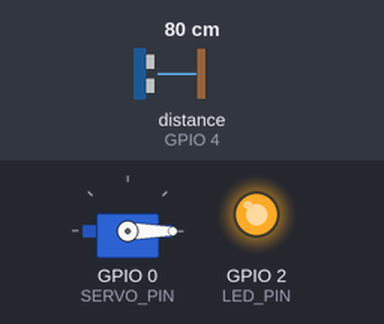
Bench run of a sketch on a simulated ESP8266 (Wemos D1 mini). Shown: servo, output pins drawn as LEDs (lit = HIGH). Wiring (inferred from the names in the program): ultrasonic range finder: trigger GPIO 5; echo GPIO 4. The inputs (shaded band) are chosen by the test bench; at power-on: distance to the obstacle (sensor on GPIO 4) 80 cm. The echo pulse lasts 58.3 µs per cm; WiFi joins after 1.5 s; servers stay silent unless stated; uploads are accepted with an empty reply; pins used as bus, display or sensor lines are not drawn; what the sketch prints to the serial monitor is not drawn.

Above: at 2.8 s.
2.9 s: distance to the obstacle (sensor on GPIO 4) set to 12 cm
5.9 s: distance to the obstacle (sensor on GPIO 4) set to 9 cm
At 8.4 s:
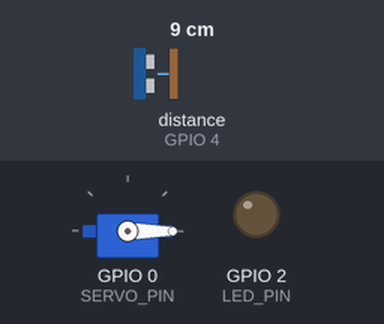
Timing chart, 0 to 9.9 s (numbered marks = the images above; inputs shaded):
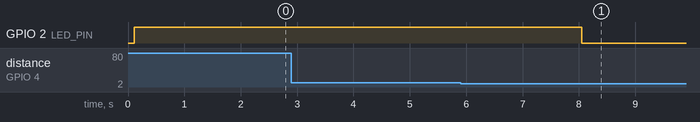

The sketch:

esp8266_trigger.ino
```cpp
/**
 * ============================================================
 *  ESP8266 — SmartPark IoT Gateway v2.1 (v4.0 compatible)
 * ============================================================
 *  Phần cứng:
 *    - NodeMCU / Wemos D1 Mini (ESP8266)
 *    - Cảm biến siêu âm HC-SR04
 *    - Servo Motor SG90 (điều khiển barrier)
 *
 *  Kết nối chân:
 *    HC-SR04  ->  ESP8266
 *    VCC      ->  5V (qua breadboard)
 *    GND      ->  GND
 *    TRIG     ->  D1 (GPIO5)
 *    ECHO     ->  D2 (GPIO4)
 *
 *    Servo    ->  ESP8266
 *    Signal   ->  D3 (GPIO0)
 *    VCC      ->  5V
 *    GND      ->  GND
 *
 *  Thư viện cần cài (Arduino Library Manager):
 *    - ESP8266WiFi       (tích hợp sẵn)
 *    - ESP8266HTTPClient (tích hợp sẵn)
 *    - ArduinoJson       (v6.x)
 *    - Servo             (tích hợp sẵn)
 *
 *  Luồng hoạt động:
 *    1. Đọc cảm biến mỗi MEASURE_INTERVAL ms (non-blocking với millis)
 *    2. Nếu distance < DETECT_THRESHOLD trong CONFIRM_DURATION ms liên tiếp → trigger
 *    3. POST /api/v1/entry-request đến FastAPI server
 *    4. Parse JSON response:
 *         action="OPEN"  → openBarrier() → servo 90° trong BARRIER_OPEN_MS → tự đóng 0°
 *         action="DENY"  → Serial log, không làm gì
 *    5. Tự đóng barrier trong loop() dùng millis() — NON-BLOCKING
 *
 *  Thay đổi v2.1:
 *    - Thêm hằng số rõ ràng: SERVO_OPEN_ANGLE, SERVO_CLOSE_ANGLE
 *    - Cải thiện Serial Debug: in đầy đủ giai đoạn OPEN → HOLD → CLOSE
 *    - In stage từ WebSocket response (stage field nếu có)
 * ============================================================
 */

#include <ESP8266WiFi.h>
#include <ESP8266HTTPClient.h>
#include <ArduinoJson.h>
#include <WiFiClient.h>
#include <Servo.h>

// ─── CẤU HÌNH MẠNG ───────────────────────────────────────────────────────────
const char* WIFI_SSID   = "Long";
const char* WIFI_PASS   = "long12345";
const char* SERVER_IP   = "192.168.137.1";   // IP máy tính (FastAPI server)
const int   SERVER_PORT = 8000;

// ─── CHÂN PHẦN CỨNG ──────────────────────────────────────────────────────────
const int TRIG_PIN  = 5;    // D1 (GPIO5) — HC-SR04 Trigger
const int ECHO_PIN  = 4;    // D2 (GPIO4) — HC-SR04 Echo
const int SERVO_PIN = 0;    // D3 (GPIO0) — Servo Signal
const int LED_PIN   = 2;    // LED onboard (active LOW)

// ─── GÓC SERVO ────────────────────────────────────────────────────────────────
// v2.1: Định nghĩa hằng số góc rõ ràng thay vì magic numbers
const int SERVO_OPEN_ANGLE  = 90;   // Góc MỞ barrier (90 độ)
const int SERVO_CLOSE_ANGLE = 0;    // Góc ĐÓNG barrier (0 độ)

// ─── NGƯỠNG & THỜI GIAN ──────────────────────────────────────────────────────
const float DETECT_THRESHOLD = 10.0;    // cm — ngưỡng phát hiện xe
const int   CONFIRM_DURATION = 2000;    // ms — thời gian giữ để xác nhận (chống nhiễu)
const int   MEASURE_INTERVAL = 200;     // ms — chu kỳ đo cảm biến (5 Hz)
const int   COOLDOWN_MS      = 10000;   // ms — cooldown sau mỗi trigger
const int   HTTP_TIMEOUT_MS  = 20000;   // ms — timeout HTTP (đủ cho voting 7 frame ~12s)
const int   BARRIER_OPEN_MS  = 3000;    // ms — thời gian giữ barrier mở trước khi tự đóng

// ─── BIẾN TRẠNG THÁI ─────────────────────────────────────────────────────────
Servo barrierServo;

unsigned long lastMeasureTime    = 0;
unsigned long lastTriggerTime    = 0;
unsigned long detectionStartTime = 0;
unsigned long barrierOpenTime    = 0;

bool isDetecting  = false;    // Đang trong quá trình xác nhận xe
bool barrierOpen  = false;    // Trạng thái barrier hiện tại
bool isSending    = false;    // Đang gửi HTTP request (block sensor loop)

// ─── SETUP ───────────────────────────────────────────────────────────────────
void setup() {
  Serial.begin(115200);
  delay(100);
  Serial.println("\n\n============================================");
  Serial.println("  SmartPark ESP8266 Gateway v2.1");
  Serial.println("  Compatible with SmartPark Backend v4.0");
  Serial.println("============================================");

  // Khởi tạo chân HC-SR04
  pinMode(TRIG_PIN, OUTPUT);
  pinMode(ECHO_PIN, INPUT);
  digitalWrite(TRIG_PIN, LOW);

  // LED debug (active LOW)
  pinMode(LED_PIN, OUTPUT);
  digitalWrite(LED_PIN, HIGH);   // Tắt LED ban đầu

  // Khởi tạo Servo — đặt về vị trí đóng
  barrierServo.attach(SERVO_PIN);
  barrierServo.write(SERVO_CLOSE_ANGLE);
  Serial.printf("[SERVO] Khởi tạo: đặt về CLOSE (%d°)\n", SERVO_CLOSE_ANGLE);

  // Kết nối WiFi
  connectWiFi();
  Serial.printf("[WiFi] RSSI: %d dBm\n", WiFi.RSSI());
  Serial.printf("[CONFIG] Server: http://%s:%d\n", SERVER_IP, SERVER_PORT);
  Serial.printf("[CONFIG] Detect threshold: %.1f cm\n", DETECT_THRESHOLD);
  Serial.printf("[CONFIG] Confirm duration: %d ms\n", CONFIRM_DURATION);
  Serial.printf("[CONFIG] HTTP timeout: %d ms\n", HTTP_TIMEOUT_MS);
  Serial.printf("[CONFIG] Barrier open: %d ms\n", BARRIER_OPEN_MS);
  Serial.println("============================================\n");
}

// ─── LOOP (NON-BLOCKING) ─────────────────────────────────────────────────────
void loop() {
  unsigned long now = millis();

  // 1. Kiểm tra kết nối WiFi
  if (WiFi.status() != WL_CONNECTED) {
    Serial.println("[WiFi] Mất kết nối — đang thử lại...");
    connectWiFi();
    delay(1000);
    return;
  }

  // 2. Tự đóng barrier sau BARRIER_OPEN_MS — NON-BLOCKING (dùng millis)
  //    Đây là cơ chế an toàn: barrier luôn tự đóng mà không làm treo chip
  if (barrierOpen && (now - barrierOpenTime >= (unsigned long)BARRIER_OPEN_MS)) {
    barrierServo.write(SERVO_CLOSE_ANGLE);
    barrierOpen = false;
    Serial.printf(
      "[BARRIER] ⬇ AUTO-CLOSE — Barrier đóng về %d° sau %d ms\n",
      SERVO_CLOSE_ANGLE, BARRIER_OPEN_MS
    );
    digitalWrite(LED_PIN, HIGH);   // Tắt LED sau khi đóng
  }

  // 3. Bỏ qua vòng lặp nếu đang gửi HTTP hoặc trong cooldown
  if (isSending) {
    delay(50);
    return;
  }
  if (lastTriggerTime != 0 && (now - lastTriggerTime < (unsigned long)COOLDOWN_MS)) {
    unsigned long remaining = COOLDOWN_MS - (now - lastTriggerTime);
    // Chỉ in cảnh báo 1 lần mỗi giây để không spam Serial
    static unsigned long lastCooldownLog = 0;
    if (now - lastCooldownLog >= 1000) {
      Serial.printf("[COOLDOWN] Còn %lu ms\n", remaining);
      lastCooldownLog = now;
    }
    delay(50);
    return;
  }

  // 4. Đo cảm biến theo chu kỳ MEASURE_INTERVAL
  if (now - lastMeasureTime < (unsigned long)MEASURE_INTERVAL) return;
  lastMeasureTime = now;

  float distance = measureDistance();
  if (distance > 0) {
    Serial.printf("[SENSOR] HC-SR04: %.1f cm\n", distance);
  }

  // 5. Logic xác nhận 2 giây (chống nhiễu cảm biến)
  if (distance > 0 && distance < DETECT_THRESHOLD) {
    if (!isDetecting) {
      // Bắt đầu đếm thời gian xác nhận
      isDetecting = true;
      detectionStartTime = now;
      Serial.printf(
        "[DETECT] Phát hiện vật thể %.1f cm < %.1f cm — đếm xác nhận...\n",
        distance, DETECT_THRESHOLD
      );
    } else {
      // Kiểm tra đã giữ đủ CONFIRM_DURATION chưa
      unsigned long held = now - detectionStartTime;
      if (held >= (unsigned long)CONFIRM_DURATION) {
        Serial.printf(
          "\n[TRIGGER!] ✅ Xe xác nhận sau %lu ms — gửi trigger đến server!\n",
          held
        );
        sendTrigger(distance);
        lastTriggerTime = millis();
        isDetecting = false;
      }
    }
  } else {
    // Vật thể rời khỏi vùng phát hiện → reset bộ đếm
    if (isDetecting) {
      Serial.println("[DETECT] Vật thể rời đi — reset bộ đếm xác nhận");
    }
    isDetecting = false;
    detectionStartTime = 0;
  }
}

// ─── ĐO KHOẢNG CÁCH HC-SR04 ──────────────────────────────────────────────────
float measureDistance() {
  // Gửi xung Trigger 10µs
  digitalWrite(TRIG_PIN, LOW);
  delayMicroseconds(2);
  digitalWrite(TRIG_PIN, HIGH);
  delayMicroseconds(10);
  digitalWrite(TRIG_PIN, LOW);

  // Đo thời gian Echo (timeout 30ms = tối đa ~5m)
  long duration = pulseIn(ECHO_PIN, HIGH, 30000);
  if (duration == 0) return -1;   // Timeout → không có tín hiệu
  return duration * 0.01715f;     // Chuyển sang cm (34300 cm/s / 2)
}

// ─── GỬI HTTP TRIGGER ─────────────────────────────────────────────────────────
void sendTrigger(float distance) {
  if (WiFi.status() != WL_CONNECTED) {
    Serial.println("[HTTP] Không có WiFi — bỏ qua trigger");
    return;
  }

  isSending = true;
  digitalWrite(LED_PIN, LOW);   // Bật LED báo hiệu đang xử lý

  WiFiClient client;
  HTTPClient http;

  String url = String("http://") + SERVER_IP + ":" + SERVER_PORT + "/api/v1/entry-request";
  Serial.println("[HTTP] ─────────────────────────────────────────");
  Serial.printf("[HTTP] POST %s\n", url.c_str());
  Serial.printf("[HTTP] Payload: {distance=%.1f cm, device=esp8266_gate_v2}\n", distance);
  Serial.printf("[HTTP] Timeout: %d ms (đủ cho voting 7 frame)\n", HTTP_TIMEOUT_MS);

  http.begin(client, url);
  http.addHeader("Content-Type", "application/json");
  http.setTimeout(HTTP_TIMEOUT_MS);

  // Build JSON body theo EntryRequest schema
  StaticJsonDocument<256> doc;
  doc["distance"]  = distance;
  doc["device_id"] = "esp8266_gate_v2";
  doc["threshold"] = DETECT_THRESHOLD;
  String body;
  serializeJson(doc, body);

  int httpCode = http.POST(body);

  if (httpCode > 0) {
    String response = http.getString();
    Serial.printf("[HTTP] Response %d: %s\n", httpCode, response.c_str());

    // Parse JSON response từ backend
    StaticJsonDocument<512> resp;
    DeserializationError err = deserializeJson(resp, response);

    if (!err && httpCode == 200) {
      const char* action       = resp["action"] | "DENY";
      const char* plate        = resp["plate"]  | "N/A";
      const char* owner        = resp["owner"]  | "Xe lạ";
      const char* trang_thai   = resp["trang_thai"] | "N/A";
      float       proc_ms      = resp["processing_ms"] | 0.0f;

      Serial.println("[HTTP] ─────────────────────────────────────────");
      Serial.printf("[RESULT] Action     : %s\n", action);
      Serial.printf("[RESULT] Biển số    : %s\n", plate);
      Serial.printf("[RESULT] Chủ xe     : %s\n", owner);
      Serial.printf("[RESULT] Trạng thái : %s\n", trang_thai);
      Serial.printf("[RESULT] Thời gian AI: %.0f ms\n", proc_ms);
      Serial.println("[HTTP] ─────────────────────────────────────────");

      if (strcmp(action, "OPEN") == 0) {
        openBarrier();
      } else {
        Serial.println("[BARRIER] 🔒 DENY — Không mở cổng");
      }
    } else {
      Serial.printf("[HTTP] ❌ Parse error hoặc lỗi response: %s\n", err.c_str());
    }
  } else {
    Serial.printf("[HTTP] ❌ Kết nối thất bại: %s\n", http.errorToString(httpCode).c_str());
  }

  http.end();
  isSending = false;
  // LED sẽ tắt khi barrier đóng lại (trong loop)
}

// ─── MỞ BARRIER ──────────────────────────────────────────────────────────────
void openBarrier() {
  Serial.println("[BARRIER] ─────────────────────────────────────────");
  Serial.printf("[BARRIER] ⬆ OPEN  — Servo quay %d° (mở barrier)\n", SERVO_OPEN_ANGLE);
  barrierServo.write(SERVO_OPEN_ANGLE);
  barrierOpen = true;
  barrierOpenTime = millis();
  Serial.printf("[BARRIER] ⏳ HOLD  — Giữ mở trong %d ms\n", BARRIER_OPEN_MS);
  Serial.printf("[BARRIER] ⬇ CLOSE — Sẽ tự đóng về %d° sau %d ms (non-blocking)\n",
                SERVO_CLOSE_ANGLE, BARRIER_OPEN_MS);
  Serial.println("[BARRIER] ─────────────────────────────────────────");
}

// ─── KẾT NỐI WIFI ─────────────────────────────────────────────────────────────
void connectWiFi() {
  Serial.printf("[WiFi] Đang kết nối tới '%s'", WIFI_SSID);
  WiFi.mode(WIFI_STA);
  WiFi.begin(WIFI_SSID, WIFI_PASS);

  int attempts = 0;
  while (WiFi.status() != WL_CONNECTED && attempts < 20) {
    delay(500);
    Serial.print(".");
    attempts++;
  }

  if (WiFi.status() == WL_CONNECTED) {
    Serial.printf("\n[WiFi] ✅ Kết nối thành công!\n");
    Serial.printf("[WiFi] IP local : %s\n", WiFi.localIP().toString().c_str());
    Serial.printf("[WiFi] RSSI     : %d dBm\n", WiFi.RSSI());
  } else {
    Serial.println("\n[WiFi] ❌ Thất bại sau 20 lần thử — sẽ tự thử lại...");
  }
}
```

Measured:
- the behaviour switches between 11 and 10 cm on distance to the obstacle (sensor on GPIO 4) (found by bisection; images 0 and 1)
- after the input at 2.9 s, every drawn part: stays the same
- after the input at 5.9 s, GPIO 2 (LED_PIN): HIGH → LOW after 2.2 s
